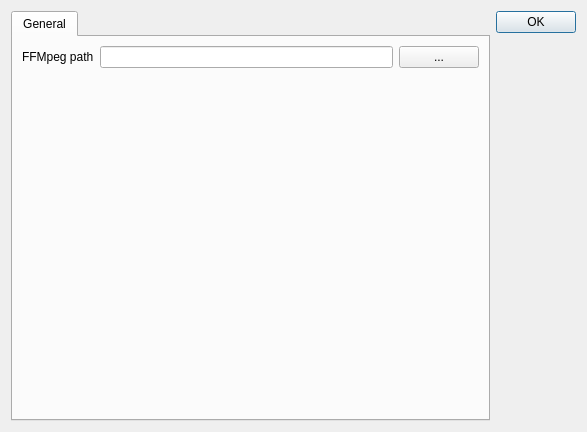
<?xml version="1.0" encoding="UTF-8"?>
<ui version="4.0">
 <class>Form</class>
 <widget class="QWidget" name="Form">
  <property name="geometry">
   <rect>
    <x>0</x>
    <y>0</y>
    <width>587</width>
    <height>432</height>
   </rect>
  </property>
  <property name="windowTitle">
   <string>Form</string>
  </property>
  <layout class="QVBoxLayout" name="verticalLayout_3">
   <item>
    <layout class="QHBoxLayout" name="horizontalLayout_2">
     <item>
      <widget class="QTabWidget" name="tabWidget">
       <property name="currentIndex">
        <number>0</number>
       </property>
       <widget class="QWidget" name="tabGeneral">
        <attribute name="title">
         <string>General</string>
        </attribute>
        <layout class="QVBoxLayout" name="verticalLayout_2">
         <item>
          <layout class="QHBoxLayout" name="horizontalLayout">
           <item>
            <widget class="QLabel" name="label">
             <property name="text">
              <string>FFMpeg path</string>
             </property>
            </widget>
           </item>
           <item>
            <widget class="QLineEdit" name="txtFFmpegPath"/>
           </item>
           <item>
            <widget class="QPushButton" name="btnFFmpegPath">
             <property name="text">
              <string>...</string>
             </property>
            </widget>
           </item>
          </layout>
         </item>
         <item>
          <spacer name="verticalSpacer_2">
           <property name="orientation">
            <enum>Qt::Vertical</enum>
           </property>
           <property name="sizeHint" stdset="0">
            <size>
             <width>20</width>
             <height>334</height>
            </size>
           </property>
          </spacer>
         </item>
        </layout>
       </widget>
      </widget>
     </item>
     <item>
      <layout class="QVBoxLayout" name="verticalLayout">
       <item>
        <widget class="QPushButton" name="btnOk">
         <property name="text">
          <string>OK</string>
         </property>
         <property name="default">
          <bool>true</bool>
         </property>
        </widget>
       </item>
       <item>
        <spacer name="verticalSpacer">
         <property name="orientation">
          <enum>Qt::Vertical</enum>
         </property>
         <property name="sizeHint" stdset="0">
          <size>
           <width>20</width>
           <height>40</height>
          </size>
         </property>
        </spacer>
       </item>
      </layout>
     </item>
    </layout>
   </item>
  </layout>
 </widget>
 <resources/>
 <connections/>
</ui>
